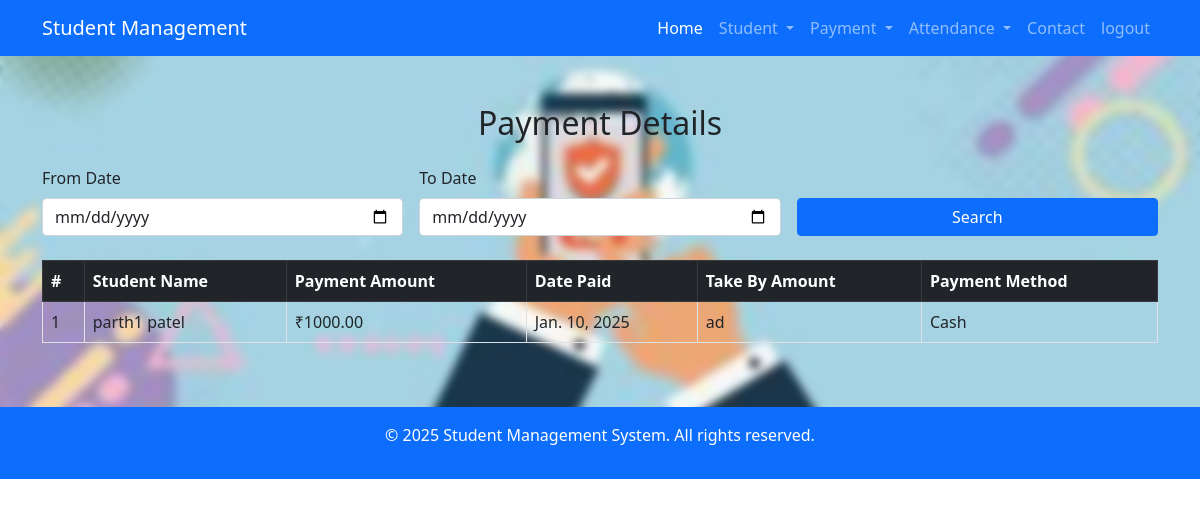
The page /paymentshowlist (signed in) on the database its author committed.
### new/models.py (models this page shows, shortened)
class fees(models.Model):
    Cash='Cash'
    Online='Online'
    Card='Card'
    pay_method=(
        (Cash,'Cash'),
        (Online,'Online'),
        (Card,'Card')
    )
    student = models.ForeignKey(studentdata, on_delete=models.CASCADE, related_name='fees')
    payment=models.DecimalField(max_digits=10,decimal_places=2)
    date_paid=models.DateField()
    take=models.CharField(max_length=50)
    pay_method=models.CharField(max_length=50,choices=pay_method)

class studentdata(models.Model):
    Male='Male'
    Female='Famale'
    gender=(
        (Male,'Male'),
        (Female,'Female')
    )
    Ahemadabad='Ahemadabad'
    Surendernagar='Surendernagar'
    Surat='Surat'
    Bhavanagar='Bhavanagar'
    Gandhinagar='Gandhinagar'
    city=(
        (Ahemadabad,'Ahemadabad'),
        (Surendernagar,'Surendernagar'),
        (Surat,'Surat'),
        (Bhavanagar,'Bhavanagar'),
        (Gandhinagar,'Gandhinagar')
    )
    fname=models.CharField(max_length=200)
    mname=models.CharField(max_length=200)
    lname=models.CharField(max_length=200)
    gender=models.CharField(max_length=200,choices=gender,default=Male)
    email=models.EmailField(max_length=200)
    phone=models.IntegerField()
    city=models.CharField(max_length=50,choices=city,default=Ahemadabad)
    address=models.CharField(max_length=200)
    coures=models.CharField(max_length=50)
    amount=models.DecimalField(max_digits=10,decimal_places=2)
    admission_date=models.DateField()
    image=models.ImageField(upload_to='student_image', null=True, blank=True)

### new/views.py (the view)
# urls.py: path('paymentshowlist', views.paymentshowlist,name='paymentshowlist'),
@login_required(login_url='login_view')
def paymentshowlist(request):
    from_date = request.GET.get('from_date')
    to_date = request.GET.get('to_date')
    posts = fees.objects.all()
    if from_date and to_date:
        posts = posts.filter(date_paid__range=[from_date, to_date])
    elif from_date:  # Filter from a specific date
        posts = posts.filter(date_paid__gte=from_date)
    elif to_date:  # Filter up to a specific date
        posts = posts.filter(date_paid__lte=to_date)
    return render(request, 'paymentdetail.html', {'posts': posts, 'from_date': from_date, 'to_date': to_date})

### template/paymentdetail.html (shortened to what this page needs)
{% extends "base.html" %}
{% block body %}
    <div class="container mt-5">
        <h2 class="text-center mb-4">Payment Details</h2>
        <form method="GET" class="row g-3 mb-4">
            <div class="col-md-4">
                <label for="from_date" class="form-label">From Date</label>
                <input type="date" name="from_date" id="from_date" class="form-control" value="{{ from_date }}">
            </div>
            <div class="col-md-4">
                <label for="to_date" class="form-label">To Date</label>
                <input type="date" name="to_date" id="to_date" class="form-control" value="{{ to_date }}">
            </div>
            <div class="col-md-4 align-self-end">
                <button type="submit" class="btn btn-primary w-100">Search</button>
            </div>
        </form>
        <div class="table-responsive">
            <table class="table table-bordered table-hover">
                <thead class="table-dark">
                    <tr>
                        <th>#</th>
                        <th>Student Name</th>
                        <th>Payment Amount</th>
                        <th>Date Paid</th>
                        <th>Take By Amount</th>
                        <th>Payment Method</th>
                    </tr>
                </thead>
                <tbody>
                    {% for post in posts %}
                    <tr>
                        <td>{{ forloop.counter }}</td>
                        <td>{{ post.student.fname }} {{ post.student.lname }}</td>
                        <td>₹{{ post.payment }}</td>
                        <td>{{ post.date_paid }}</td>
                        <td>{{ post.take }}</td>
                        <td>{{ post.pay_method }}</td>
                    </tr>
                    {% empty %}
                    <tr>
                        <td colspan="6" class="text-center">No payments found</td>
                    </tr>
                    {% endfor %}
                </tbody>
            </table>
        </div>
    </div>
{% endblock body %}

### template/paymentdetail.html (style rules this page uses)
body { background-image: url(/static/fees.jpeg); background-repeat: no-repeat; background-size: 100% 90%; backdrop-filter: blur(4px); }

### rows shown on the page
fees: student.fname "parth1", student.lname "patel", payment "1000.00", date_paid "Jan. 10, 2025", take "ad", pay_method "Cash"
